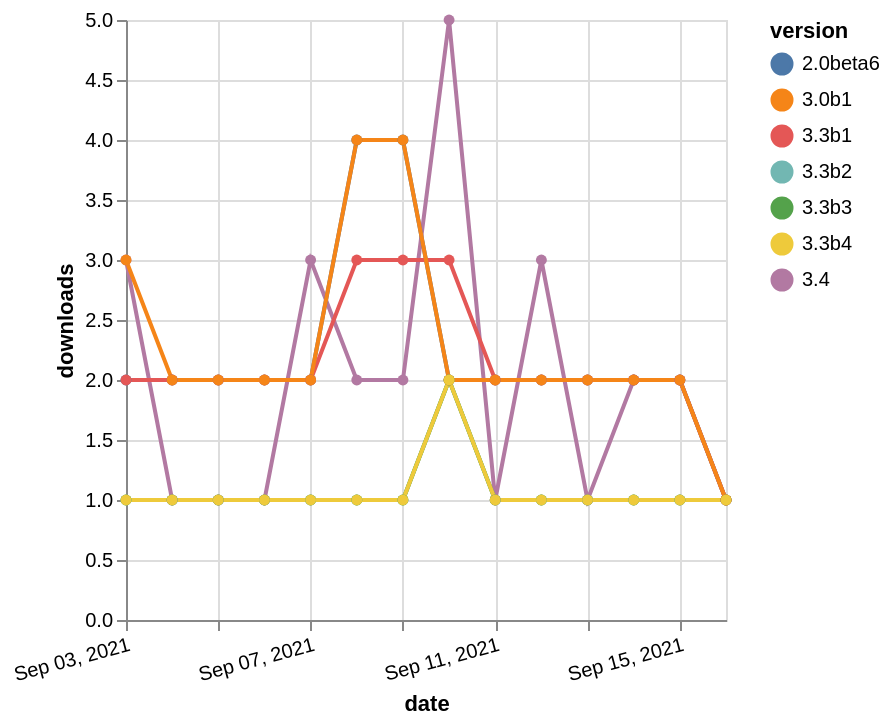

This figure's Vega-Lite source:
### Vega-Lite specification from a JSON file in a GitHub repository (floating-point values rounded to 4 significant figures)
{"$schema": "https://vega.github.io/schema/vega-lite/v5.json", "description": "A simple bar chart with embedded data.", "data": {"values": [{"date": "2021-09-03", "total": 206, "delta": 1, "version": "3.3b2"}, {"date": "2021-09-04", "total": 207, "delta": 1, "version": "3.3b2"}, {"date": "2021-09-05", "total": 208, "delta": 1, "version": "3.3b2"}, {"date": "2021-09-06", "total": 209, "delta": 1, "version": "3.3b2"}, {"date": "2021-09-07", "total": 210, "delta": 1, "version": "3.3b2"}, {"date": "2021-09-08", "total": 211, "delta": 1, "version": "3.3b2"}, {"date": "2021-09-09", "total": 212, "delta": 1, "version": "3.3b2"}, {"date": "2021-09-10", "total": 214, "delta": 2, "version": "3.3b2"}, {"date": "2021-09-11", "total": 215, "delta": 1, "version": "3.3b2"}, {"date": "2021-09-12", "total": 216, "delta": 1, "version": "3.3b2"}, {"date": "2021-09-13", "total": 217, "delta": 1, "version": "3.3b2"}, {"date": "2021-09-14", "total": 218, "delta": 1, "version": "3.3b2"}, {"date": "2021-09-15", "total": 219, "delta": 1, "version": "3.3b2"}, {"date": "2021-09-16", "total": 220, "delta": 1, "version": "3.3b2"}, {"date": "2021-09-03", "total": 503, "delta": 3, "version": "3.4"}, {"date": "2021-09-04", "total": 504, "delta": 1, "version": "3.4"}, {"date": "2021-09-05", "total": 505, "delta": 1, "version": "3.4"}, {"date": "2021-09-06", "total": 506, "delta": 1, "version": "3.4"}, {"date": "2021-09-07", "total": 509, "delta": 3, "version": "3.4"}, {"date": "2021-09-08", "total": 511, "delta": 2, "version": "3.4"}, {"date": "2021-09-09", "total": 513, "delta": 2, "version": "3.4"}, {"date": "2021-09-10", "total": 518, "delta": 5, "version": "3.4"}, {"date": "2021-09-11", "total": 519, "delta": 1, "version": "3.4"}, {"date": "2021-09-12", "total": 522, "delta": 3, "version": "3.4"}, {"date": "2021-09-13", "total": 523, "delta": 1, "version": "3.4"}, {"date": "2021-09-14", "total": 525, "delta": 2, "version": "3.4"}, {"date": "2021-09-15", "total": 527, "delta": 2, "version": "3.4"}, {"date": "2021-09-16", "total": 528, "delta": 1, "version": "3.4"}, {"date": "2021-09-03", "total": 3312, "delta": 2, "version": "2.0beta6"}, {"date": "2021-09-04", "total": 3314, "delta": 2, "version": "2.0beta6"}, {"date": "2021-09-05", "total": 3316, "delta": 2, "version": "2.0beta6"}, {"date": "2021-09-06", "total": 3318, "delta": 2, "version": "2.0beta6"}, {"date": "2021-09-07", "total": 3320, "delta": 2, "version": "2.0beta6"}, {"date": "2021-09-08", "total": 3324, "delta": 4, "version": "2.0beta6"}, {"date": "2021-09-09", "total": 3328, "delta": 4, "version": "2.0beta6"}, {"date": "2021-09-10", "total": 3330, "delta": 2, "version": "2.0beta6"}, {"date": "2021-09-11", "total": 3332, "delta": 2, "version": "2.0beta6"}, {"date": "2021-09-12", "total": 3334, "delta": 2, "version": "2.0beta6"}, {"date": "2021-09-13", "total": 3336, "delta": 2, "version": "2.0beta6"}, {"date": "2021-09-14", "total": 3338, "delta": 2, "version": "2.0beta6"}, {"date": "2021-09-15", "total": 3340, "delta": 2, "version": "2.0beta6"}, {"date": "2021-09-16", "total": 3341, "delta": 1, "version": "2.0beta6"}, {"date": "2021-09-03", "total": 2577, "delta": 2, "version": "3.3b1"}, {"date": "2021-09-04", "total": 2579, "delta": 2, "version": "3.3b1"}, {"date": "2021-09-05", "total": 2581, "delta": 2, "version": "3.3b1"}, {"date": "2021-09-06", "total": 2583, "delta": 2, "version": "3.3b1"}, {"date": "2021-09-07", "total": 2585, "delta": 2, "version": "3.3b1"}, {"date": "2021-09-08", "total": 2588, "delta": 3, "version": "3.3b1"}, {"date": "2021-09-09", "total": 2591, "delta": 3, "version": "3.3b1"}, {"date": "2021-09-10", "total": 2594, "delta": 3, "version": "3.3b1"}, {"date": "2021-09-11", "total": 2596, "delta": 2, "version": "3.3b1"}, {"date": "2021-09-12", "total": 2598, "delta": 2, "version": "3.3b1"}, {"date": "2021-09-13", "total": 2600, "delta": 2, "version": "3.3b1"}, {"date": "2021-09-14", "total": 2602, "delta": 2, "version": "3.3b1"}, {"date": "2021-09-15", "total": 2604, "delta": 2, "version": "3.3b1"}, {"date": "2021-09-16", "total": 2605, "delta": 1, "version": "3.3b1"}, {"date": "2021-09-03", "total": 284, "delta": 1, "version": "3.3b3"}, {"date": "2021-09-04", "total": 285, "delta": 1, "version": "3.3b3"}, {"date": "2021-09-05", "total": 286, "delta": 1, "version": "3.3b3"}, {"date": "2021-09-06", "total": 287, "delta": 1, "version": "3.3b3"}, {"date": "2021-09-07", "total": 288, "delta": 1, "version": "3.3b3"}, {"date": "2021-09-08", "total": 289, "delta": 1, "version": "3.3b3"}, {"date": "2021-09-09", "total": 290, "delta": 1, "version": "3.3b3"}, {"date": "2021-09-10", "total": 292, "delta": 2, "version": "3.3b3"}, {"date": "2021-09-11", "total": 293, "delta": 1, "version": "3.3b3"}, {"date": "2021-09-12", "total": 294, "delta": 1, "version": "3.3b3"}, {"date": "2021-09-13", "total": 295, "delta": 1, "version": "3.3b3"}, {"date": "2021-09-14", "total": 296, "delta": 1, "version": "3.3b3"}, {"date": "2021-09-15", "total": 297, "delta": 1, "version": "3.3b3"}, {"date": "2021-09-16", "total": 298, "delta": 1, "version": "3.3b3"}, {"date": "2021-09-03", "total": 3055, "delta": 3, "version": "3.0b1"}, {"date": "2021-09-04", "total": 3057, "delta": 2, "version": "3.0b1"}, {"date": "2021-09-05", "total": 3059, "delta": 2, "version": "3.0b1"}, {"date": "2021-09-06", "total": 3061, "delta": 2, "version": "3.0b1"}, {"date": "2021-09-07", "total": 3063, "delta": 2, "version": "3.0b1"}, {"date": "2021-09-08", "total": 3067, "delta": 4, "version": "3.0b1"}, {"date": "2021-09-09", "total": 3071, "delta": 4, "version": "3.0b1"}, {"date": "2021-09-10", "total": 3073, "delta": 2, "version": "3.0b1"}, {"date": "2021-09-11", "total": 3075, "delta": 2, "version": "3.0b1"}, {"date": "2021-09-12", "total": 3077, "delta": 2, "version": "3.0b1"}, {"date": "2021-09-13", "total": 3079, "delta": 2, "version": "3.0b1"}, {"date": "2021-09-14", "total": 3081, "delta": 2, "version": "3.0b1"}, {"date": "2021-09-15", "total": 3083, "delta": 2, "version": "3.0b1"}, {"date": "2021-09-16", "total": 3084, "delta": 1, "version": "3.0b1"}, {"date": "2021-09-03", "total": 308, "delta": 1, "version": "3.3b4"}, {"date": "2021-09-04", "total": 309, "delta": 1, "version": "3.3b4"}, {"date": "2021-09-05", "total": 310, "delta": 1, "version": "3.3b4"}, {"date": "2021-09-06", "total": 311, "delta": 1, "version": "3.3b4"}, {"date": "2021-09-07", "total": 312, "delta": 1, "version": "3.3b4"}, {"date": "2021-09-08", "total": 313, "delta": 1, "version": "3.3b4"}, {"date": "2021-09-09", "total": 314, "delta": 1, "version": "3.3b4"}, {"date": "2021-09-10", "total": 316, "delta": 2, "version": "3.3b4"}, {"date": "2021-09-11", "total": 317, "delta": 1, "version": "3.3b4"}, {"date": "2021-09-12", "total": 318, "delta": 1, "version": "3.3b4"}, {"date": "2021-09-13", "total": 319, "delta": 1, "version": "3.3b4"}, {"date": "2021-09-14", "total": 320, "delta": 1, "version": "3.3b4"}, {"date": "2021-09-15", "total": 321, "delta": 1, "version": "3.3b4"}, {"date": "2021-09-16", "total": 322, "delta": 1, "version": "3.3b4"}]}, "width": "container", "mark": {"type": "line", "point": {"filled": true}}, "encoding": {"x": {"field": "date", "type": "temporal", "timeUnit": "yearmonthdate", "title": "date", "axis": {"labelAngle": -15}}, "y": {"field": "delta", "type": "quantitative", "title": "downloads"}, "color": {"field": "version", "type": "nominal"}, "tooltip": {"field": "delta"}}}
